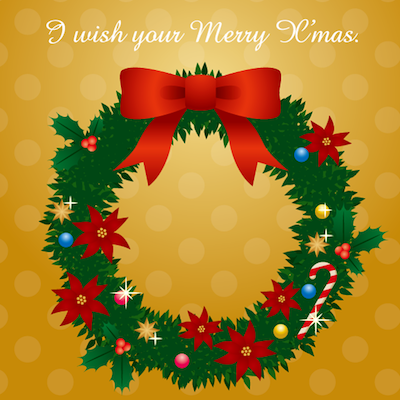
#> input picture img/ring.png, 400 x 400 px
$ python crop.py
#> lines starting #> are read from the running program, lines starting #| are printed output that depends on the picture
import time
import sys
import pyocr
import pyocr.builders
from PIL import Image

for i in range(0, 4):
    for j in range(0, 4):
        box = (0 + 100 * j, 0 + 100 * i, 100 + 100 * j, 100 + 100 * i)
        im = Image.open("./ring.png")
#> im is the input picture: PIL image 400x400 RGBA; mean R, G, B, A 167.2, 128.6, 43.7, 255
        im = im.crop(box)
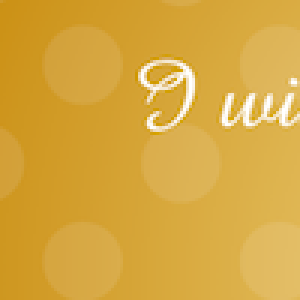
#> im: PIL image 100x100 RGBA (shown 3 times larger); mean R, G, B, A 215.6, 168.5, 63.8, 255
        name = str(i * 4 + j + 1) + ".png"
        im.save(name)
